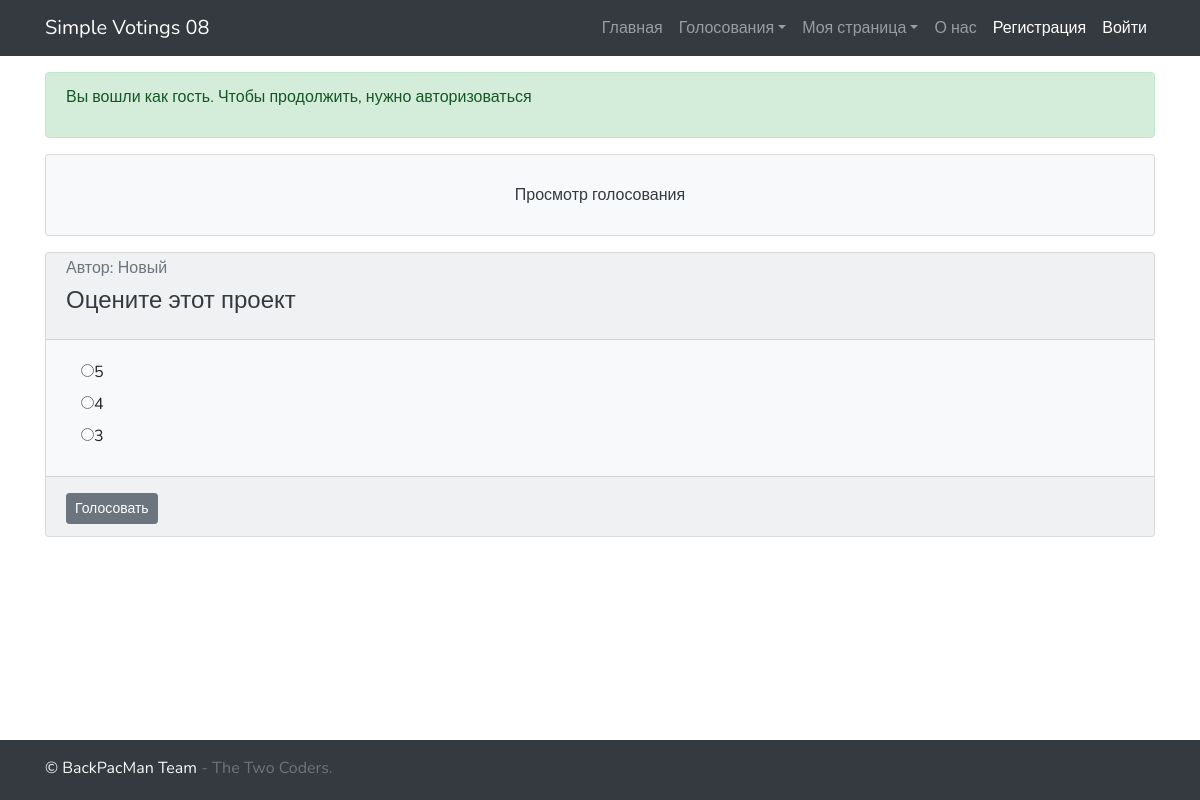
The app's page /voting/28/ with its own data.
### main_app/models.py (models this page shows, shortened)
class Voting(models.Model):
    question = models.CharField(max_length=50)
    type = models.CharField(max_length=20, default='radio')  # radio, checkbox, text_input
    author = models.ForeignKey(get_user_model(), on_delete=models.CASCADE)
    def options(self):
        return Options.objects.filter(voting_id=self.id)
    def users(self):
        return {e.user_id for e in Vote.objects.filter(voting_id=self.id)}
    def voting_view(self):
        return "/voting/" + str(self.id)

class Options(models.Model):
    voting = models.ForeignKey(to=Voting, on_delete=models.CASCADE)
    option = models.CharField(max_length=50)
    def users(self):
        return {e.id for e in Vote.objects.filter(voting_id=self.voting_id)}

class Vote(models.Model):
    voting = models.ForeignKey(Voting, on_delete=models.CASCADE)
    option = models.ForeignKey(Options, on_delete=models.CASCADE)
    user = models.ForeignKey(get_user_model(), on_delete=models.CASCADE)

### main_app/views.py (the view, shortened to what this page needs)
# urls.py: path('voting/<str:voting>/', voting),
def voting(request, voting):
    context = {'answers': []}
    try:
        v = models.Voting.objects.get(id=voting)
        context['voting'] = v
    except:
        return HttpResponse('Голосование не найдено!')
    context['pagetitle'] = 'Просмотр голосования'
    context['menu'] = get_menu_context(request)
    context['auth_msg'] = greeting(request)
    context['main_message'] = 'Просмотр голосования'
    context['expand'] = False
    return render(request, 'voting.html', context)

### main_app/views.py (called while the page is built)
def get_menu_context(request):
    menu_login = []
    if request.user.is_authenticated:
        menu_login.append({'url': '/logout/', 'name': 'Выйти'})
    else:
        menu_login += [{'url': '/signup/', 'name': 'Регистрация'},
                       {'url': '/login/', 'name': 'Войти'}]
    menu = [
        menu_login,
        {'url': '/', 'name': 'Главная'},
        {'url': '', 'name': 'Голосования',
         'dropdown': [
             {'url': '/home/', 'name': 'Просмотреть все'},
             {'url': '/create/', 'name': 'Создать'},
         ]},
        {'url': '/', 'name': 'Моя страница',
         'dropdown': [
             {'url': '/profile/' + str(request.user.id), 'name': 'Профиль'},
             {'url': '/edit_profile/', 'name': 'Редактировать'},
         ]},
        {'url': '/about/', 'name': 'О нас'},
    ]
    return menu

def greeting(request):
    if request.user.is_authenticated:
        if request.user.first_name:
            auth_msg = 'Добро пожаловать, {} {}!'.format(request.user.first_name, request.user.last_name)
        else:
            auth_msg = 'Добро пожаловать, {}!'.format(request.user)
    else:
        auth_msg = 'Вы вошли как гость. Чтобы продолжить, нужно авторизоваться'
    return auth_msg

### main_app/templates/voting.html (shortened to what this page needs)
{% extends "basic.html" %}
{% block custom_js %}
{% load static %}
{% endblock%}
{% block main %}
<div class="mb-4">
    {% if voting.type == 'text_input' %}
    {% include 'forms/voting_text.html' with action="/vote/" %}
    {% else %}
    {% include 'forms/voting_basic.html' with action="/vote/" %}
    {% endif %}
</div>
{% endblock %}

### main_app/templates/forms/voting_basic.html (shortened to what this page needs)
{% extends './basic.html' %}
{% block main %}
{% if voting.type == 'text_input' %}
<p><label {% if user.id in voting.users %}title="(Ответили: {{ voting.users|length }})" {% endif %}>
    <input type="text" class="w-100"
           {% if user.id in voting.users %}disabled{% endif %}
           name="answer" placeholder="Ваш ответ"></label>
    {% else %}
<div class="container-fluid">
    {% for option in voting.options %}
    <div class="row">
        <div class="col-md-4    ">
            <label {% if user.id in voting.users %}title="{{ option.get_votes_count_t }}" {% endif %}>
                {% if user.id not in voting.users %}
                <input type="{{ voting.type }}"
                       name="{% if voting.type == 'radio' %}{{ voting.id }}{% else %}{{ option.id }}{% endif %}"
                       value="{% if user.id in option.users %}<u>{{option.option}}</u>{% else %}{{option.option}}{% endif %}"
                >{% if user.id in option.users %}<u>{{option.option}}</u>{% else %}{{option.option}}{% endif %}
                {% else %}
                {{ option.option }}
                {% endif %}
            </label>
        </div>
    </div>
    {% empty %}
    {{ onempty_message|default:"Пустое голосование" }}
    {% endfor %}
</div>
{% endif %}
{% endblock %}
{% block after %}
<div class="card-footer">
    {% if user.id not in voting.users %}
    <input type="submit" class="btn btn-secondary btn-sm mt-1" value="Голосовать">
    {% endif %}
</div>
{% endblock %}

### main_app/templates/forms/basic.html (shortened to what this page needs)
<form method="{% block method %}{{ method|default:'POST' }}{% endblock %}"
      action="{% block action %}{{ action|default:'/' }}{% endblock %}" id="voting_form">
    <div class="card bg-light">
        <div class="card-header" >
            <h6 class="card-subtitle mb-2 text-muted">Автор:
                {% if voting.author.first_name %} {{ voting.author.first_name }}
                {% else %} {{ voting.author }} {% endif %} </h6>
            <h4 class="card-title"><a href="{{voting.voting_view}}" class="text-dark"> {{ voting.question }}</a></h4>
        </div>
        <div {% if expand %} class="collapse" {% endif %} id="voting_{{voting.id}}">
            <div class="card-body">
                {% block main %}{% endblock %}
            </div>
            {% block after %}{% endblock %}
        </div>
    </div>
</form>

### main_app/static/css/custom.css (style rules this page uses)
html { height: 100%; }
body { font-family: 'Nunito', sans-serif; min-height:100%; position:relative; padding-bottom: 60px; background-image: url("./images/img.png"); }

### records on screen
Voting: author.first_name "Новый", question "Оцените этот проект", type "☐ 5", type "☐ 4", type "☐ 3"
Options: option "5"
Options: option "4"
Options: option "3"

### other values on screen
{{ item.name }} "Главная" "О нас"
{{ item.name }} "Голосования" "Моя страница"
{{ item.name }} "Регистрация" "Войти"
{{ auth_msg }} "Вы вошли как гость. Чтобы продолжить, нужно авторизоваться"
{{ main_message }} "Просмотр голосования"
